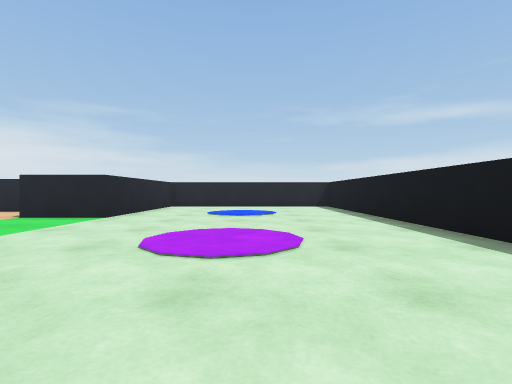
view 1 (above)

17 first-person views from a walk through a world built for the Webots simulator. The camera is 0.06 m above the floor, looks level and sees 85° across. The floor is counted in squares, 0.1 m on a side. Each view is taken from the middle of a square. On the plan, view 1 faces up. The plan holds only what a view shows up to about 9 squares ahead; the rest is blank. The robots in the file are not drawn.

view 2
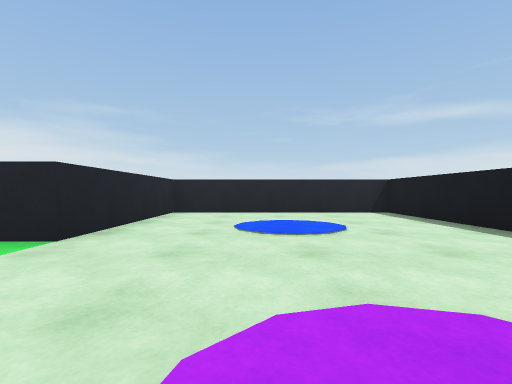

view 3
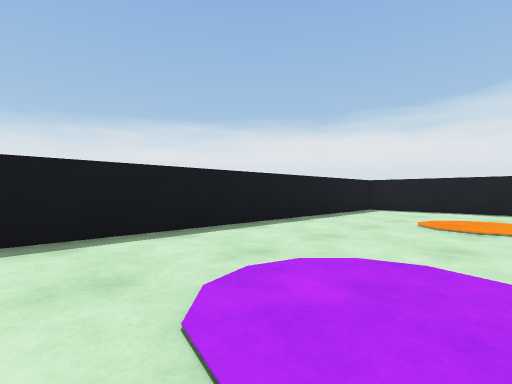

view 4
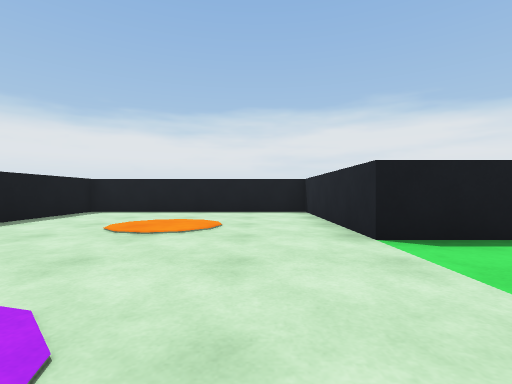

view 5
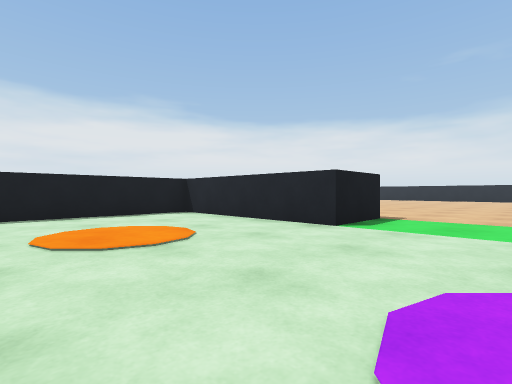

view 6
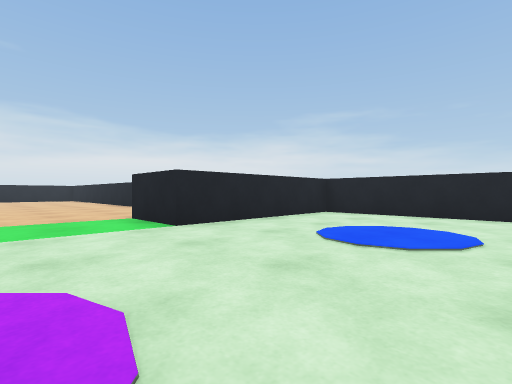

view 7
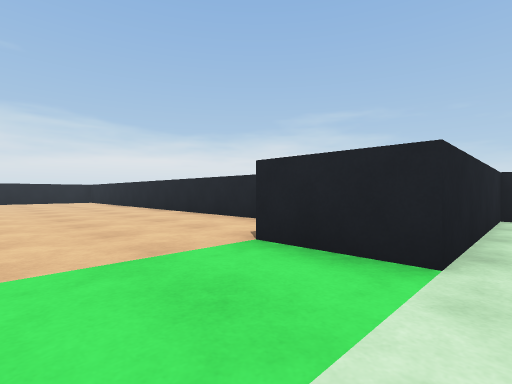

view 8
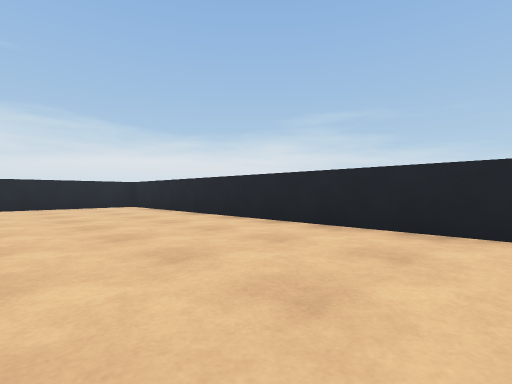

view 9
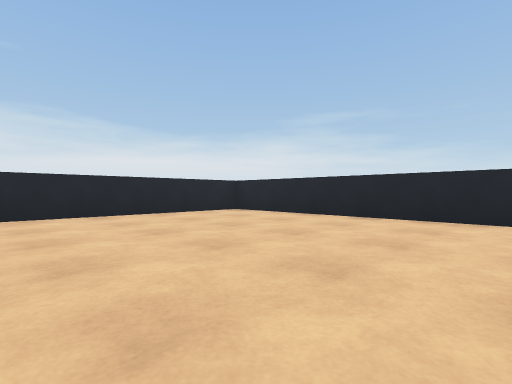

view 10
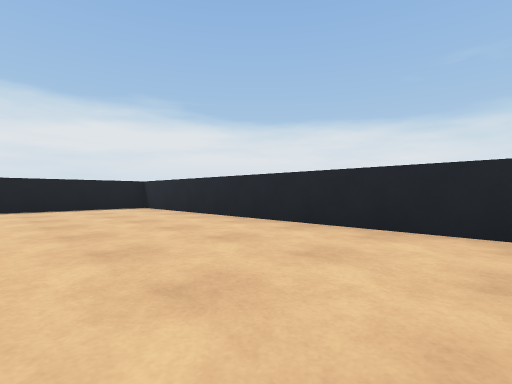

view 11
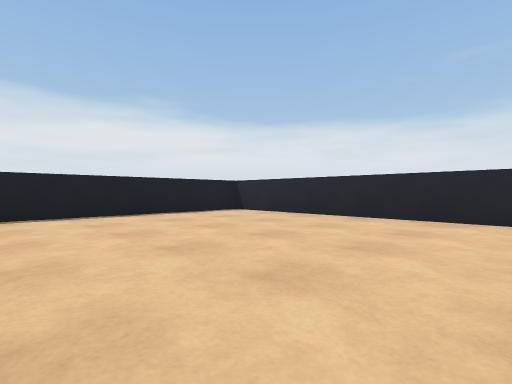

view 12
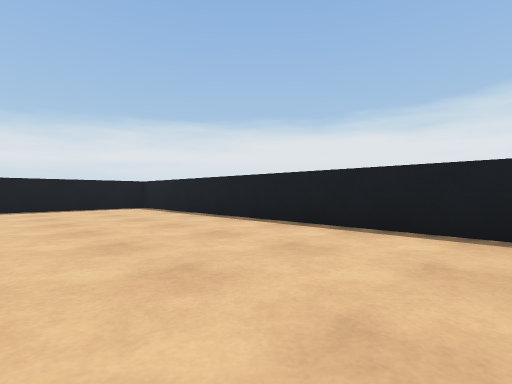

view 13
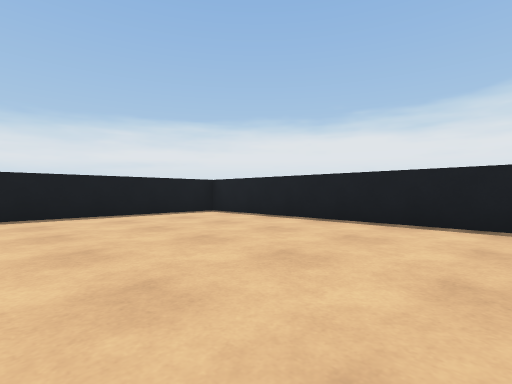

view 14
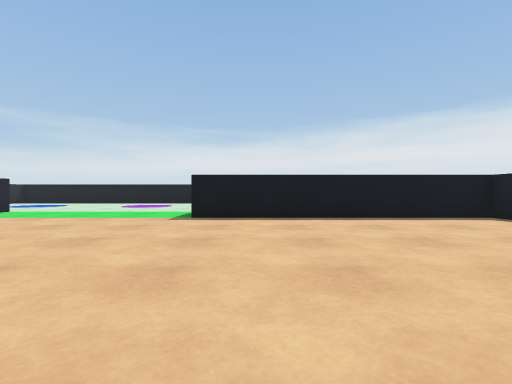

view 15
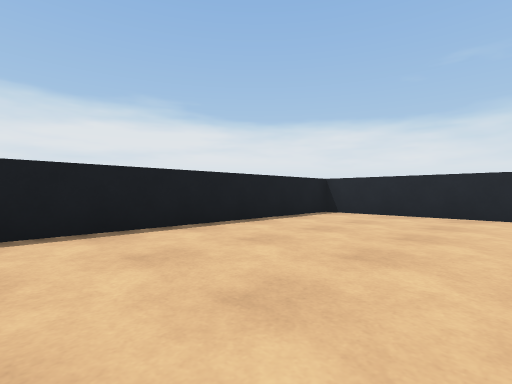

view 16
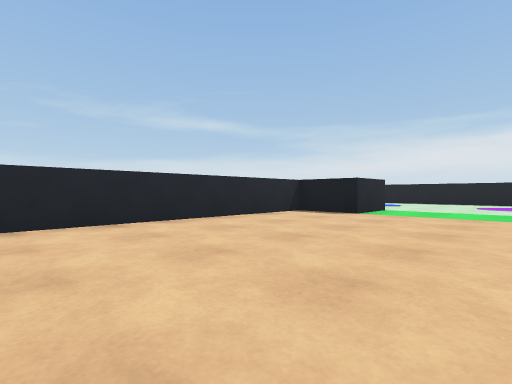

view 17
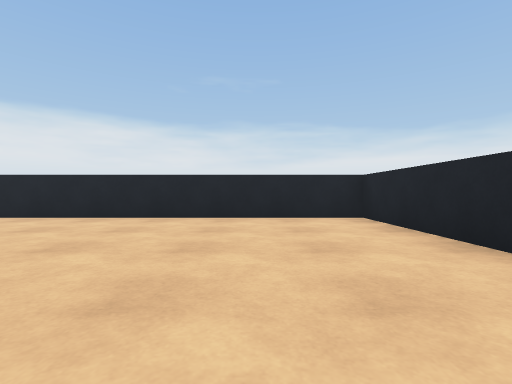

### Floor plan
Points are (right, up) in squares from view 1. A wall is a line through its corners. A room is listed if a view was taken in it or the views show most of it. See-through windows are left out.
Room 1 (views 1, 2, 3, 4, 5, 6, 7)
walls: (-5.5, 0.5) (-3.5, 0.5) (-3.5, -4.5) (3, -4.5) (3, 11.5) (-3.5, 11.5) (-3.5, 6.5) (-5.5, 6.5)
ways out: opening at (-4.5, 3.5) to room 2
Room 2 (views 8, 9, 10, 11, 12, 13, 14, 15, 16, 17)
walls: (-5.5, 6.5) (-5.5, 8.2); (-5.8, 8.5) (-20.5, 8.5) (-20.5, -6.5) (-5.5, -6.5) (-5.5, 0.5)
ways out: opening at (-4.5, 3.5) to room 1

Positions as (right, up) in squares from view 1, and headings:
1: (0, 0), facing up
2: (-1, 3), facing up
3: (-1, 5), facing down-right
4: (-2, 4), facing down
5: (1, 3), facing down-left
6: (1, 4), facing up-left
7: (-3, 4), facing up-left
8: (-9, 4), facing up-left
9: (-13, 2), facing up-left
10: (-16, 4), facing down-left
11: (-14, 1), facing down-left
12: (-16, -2), facing down-right
13: (-13, -1), facing down-right
14: (-12, -1), facing right
15: (-13, -2), facing down-left
16: (-13, 3), facing up-right
17: (-14, 6), facing left
